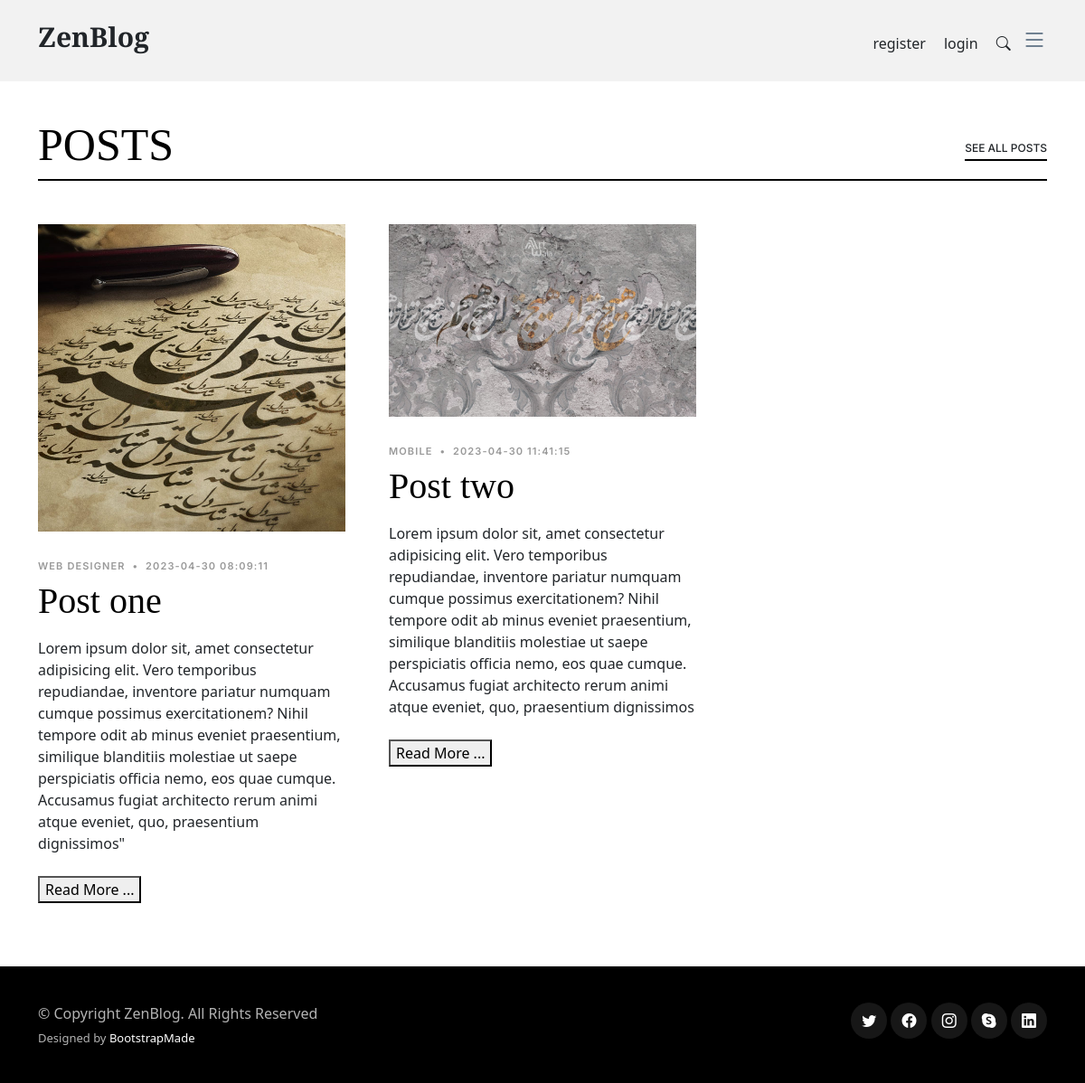
The page / on the database its author committed.
### tables this page shows
CREATE TABLE `posts` (
  `id` int NOT NULL,
  `title` varchar(255) NOT NULL,
  `category_id` int NOT NULL,
  `image` varchar(255) NOT NULL,
  `status` tinyint NOT NULL DEFAULT '1',
  `body` text NOT NULL,
  `created_at` datetime NOT NULL,
  `updated_at` datetime DEFAULT NULL
);

CREATE TABLE `categories` (
  `id` int NOT NULL,
  `name` varchar(255) NOT NULL,
  `parent_id` int DEFAULT NULL,
  `created_at` datetime NOT NULL,
  `updated_at` datetime DEFAULT NULL
);

### functions/helpers.php (called while the page is built, shortened)
<?php
function asset($file)
{
    return trim(BASE_URL,'/ '). '/'. trim($file, '/ ');
}
function url($url)
{
    return trim(BASE_URL,'/ '). '/'. trim($url, '/ ');
}

### index.php (the view, shortened to what this page needs)
<?php
require_once 'functions/helpers.php';
global $pdo;
?>
<!DOCTYPE html>
<html lang="en">
<?php require_once 'layout/head.php'?>
<body>
<?php require_once 'layout/header.php'?>
  <main id="main">
    <section class="category-section">
      <div class="container" data-aos="fade-up">
        <div class="section-header d-flex justify-content-between align-items-center mb-5">
          <h2>POSTS</h2>
          <div><a href="category.html" class="more">See All Posts</a></div>
        </div>
        <div class="row g-5">
        <?php
            $query="SELECT posts.*, categories.name as category_name FROM `posts` LEFT JOIN `categories` ON posts.category_id=categories.id WHERE posts.status=1;";
            $statement= $pdo->prepare($query);
            $statement->execute();
            $posts=$statement->fetchAll();
            foreach($posts as $post){?>
          <div class="col-lg-4">
            <div class="post-entry-1 lg">
              <a href="single-post.html"><img src="<?= asset($post->image)?>" alt="" class="img-fluid"></a>
              <div class="post-meta"><span class="date"><?=$post->category_name?></span> <span class="mx-1">&bullet;</span> <span><?= $post->created_at?></span></div>
              <h2><a href="single-post.html"><?=$post->title?></a></h2>
              <p class="mb-4 d-block"><?=$post->body?></p>
              <div ><a href="<?= url('post.php?post_id='.$post->id)?>"><button type="submit">Read More ...</button></a></div>
            </div>
          </div>
          <?php }?>
        </div>
      </div>
    </section>
  </main>
<?php require_once 'layout/footer.php'?>
</body>
</html>

### layout/head.php (shortened to what this page needs)
<head>
  <link href="<?= asset('assets/vendor/bootstrap/css/bootstrap.min.css')?>" rel="stylesheet">
  <link href="<?= asset('assets/vendor/bootstrap-icons/bootstrap-icons.css')?>" rel="stylesheet">
  <link href="<?= asset('assets/vendor/swiper/swiper-bundle.min.css')?>" rel="stylesheet">
  <link href="<?= asset('assets/vendor/glightbox/css/glightbox.min.css')?>" rel="stylesheet">
  <link href="<?= asset('assets/vendor/aos/aos.css')?>" rel="stylesheet">
  <link href="<?= asset('assets/css/variables.css')?>" rel="stylesheet">
  <link href="<?= asset('assets/css/main.css')?>" rel="stylesheet">
</head>

### layout/header.php (shortened to what this page needs)
<header id="header" class="header d-flex align-items-center fixed-top">
  <div class="container-fluid container-xl d-flex align-items-center justify-content-between">
    <a href="index.html" class="logo d-flex align-items-center">
      <h1>ZenBlog</h1>
    </a>
    <div class="position-relative">
      <?php
      if(isset($_SESSION['is_login'])){
        $query= "SELECT * FROM `users` WHERE id=?;";
        $statement = $pdo->prepare($query);
        $statement->execute([$_SESSION['user_id']]);
        $user = $statement->fetch();
      ?>
      <a href="<?= url('auth/admin/dashboard.php')?>" class="mx-2"><?= $user->first_name?></a>
        <a href="<?= url('auth/logout.php')?>" class="mx-2">logout</a>
      <?php }else{?>
        <a href="<?= url('auth/register.php')?>" class="mx-2">register</a>
        <a href="<?= url('auth/login.php')?>" class="mx-2">login</a>
      <?php }?>
      <a href="#" class="mx-2 js-search-open"><span class="bi-search"></span></a>
      <i class="bi bi-list mobile-nav-toggle"></i>
    </div>
  </div>
</header>

### layout/footer.php
<footer id="footer" class="footer">
  <div class="footer-legal">
    <div class="container">
      <div class="row justify-content-between">
        <div class="col-md-6 text-center text-md-start mb-3 mb-md-0">
          <div class="copyright">
            © Copyright <strong><span>ZenBlog</span></strong>. All Rights Reserved
          </div>
          <div class="credits">
            Designed by <a href="https://bootstrapmade.com/">BootstrapMade</a>
          </div>
        </div>
        <div class="col-md-6">
          <div class="social-links mb-3 mb-lg-0 text-center text-md-end">
            <a href="#" class="twitter"><i class="bi bi-twitter"></i></a>
            <a href="#" class="facebook"><i class="bi bi-facebook"></i></a>
            <a href="#" class="instagram"><i class="bi bi-instagram"></i></a>
            <a href="#" class="google-plus"><i class="bi bi-skype"></i></a>
            <a href="#" class="linkedin"><i class="bi bi-linkedin"></i></a>
          </div>
        </div>
      </div>
    </div>
  </div>
</footer>

### assets/css/variables.css (style rules this page uses)
:root { --font-default: 'EB Garamond', system-ui, -apple-system, "Segoe UI", Roboto, "Helvetica Neue", Arial, "Noto Sans", "Liberation Sans", sans-serif, "Apple Color Emoji", "Segoe UI Emoji", "Segoe UI Symbol", "Noto Color Emoji"; --font-primary: 'EB Garamond', serif; --font-secondary: 'Inter', sans-serif; --color-default: #212529; --color-default-rgb: 33, 37, 41; --color-links: #212529; --color-links-hover: #15171a; --color-primary: #212529; --color-primary-light: #26282c; --color-primary-dark: #0b0c0e; --color-primary-rgb: 33, 37, 41; --color-primary-light-rgb: 38, 40, 44; --color-primary-dark-rgb: 11, 12, 14; --color-secondary: #596d80; --color-secondary-light: #8498aa; --color-secondary-dark: #404f5c; --color-secondary-rgb: 89, 109, 128; --color-secondary-light-rgb: 132, 152, 170; --color-secondary-dark-rgb: 64, 79, 92; --color-blue: #0d6efd; --color-blue-rgb: 13, 110, 253; --color-indigo: #6610f2; --color-indigo-rgb: 102, 16, 242; --color-purple: #6f42c1; --color-purple-rgb: 111, 66, 193; --color-pink: #f3268c; --color-pink-rgb: 243, 38, 140; --color-red: #df1529; --color-red-rgb: 223, 21, 4; --color-orange: #fd7e14; --color-orange-rgb: 253, 126, 20; --color-yellow: #ffc107; --color-yellow-rgb: 255, 193, 7; --color-green: #059652; --color-green-rgb: 5, 150, 82; --color-teal: #20c997; --color-teal-rgb: 32, 201, 151; --color-cyan: #0dcaf0; --color-cyan-rgb: 13, 202, 240; --color-white: #ffffff; --color-white-rgb: 255, 255, 255; --color-gray: #6c757d; --color-gray-rgb: 108, 117, 125; --color-black: #000000; --color-black-rgb: 0, 0, 0; }
:root { --bs-blue: var(--color-blue); --bs-indigo: var(--color-indigo); --bs-purple: var(--color-purple); --bs-pink: var(--color-pink); --bs-red: var(--color-red); --bs-orange: var(--color-orange); --bs-yellow: var(--color-yellow); --bs-green: var(--color-green); --bs-teal: var(--color-teal); --bs-cyan: var(--color-cyan); --bs-white: var(--color-white); --bs-gray: var(--color-gray); --bs-gray-dark: #343a40; --bs-gray-100: #f8f9fa; --bs-gray-200: #e9ecef; --bs-gray-300: #dee2e6; --bs-gray-400: #ced4da; --bs-gray-500: #adb5bd; --bs-gray-600: #6c757d; --bs-gray-700: #495057; --bs-gray-800: #343a40; --bs-gray-900: #212529; --bs-primary: var(--color-blue); --bs-secondary: var(--color-blue); --bs-success: #198754; --bs-info: #0dcaf0; --bs-warning: #ffc107; --bs-danger: #dc3545; --bs-light: #f8f9fa; --bs-dark: #212529; --bs-primary-rgb: var(--color-primary-rgb); --bs-secondary-rgb: var(--color-secondary-rgb); --bs-success-rgb: 25, 135, 84; --bs-info-rgb: 13, 202, 240; --bs-warning-rgb: 255, 193, 7; --bs-danger-rgb: 220, 53, 69; --bs-light-rgb: 248, 249, 250; --bs-dark-rgb: 33, 37, 41; --bs-white-rgb: var(--color-white-rgb); --bs-black-rgb: var(--color-black-rgb); --bs-body-color-rgb: var(--color-default-rgb); --bs-body-bg-rgb: 255, 255, 255; --bs-font-sans-serif: var(--font-default); --bs-font-monospace: SFMono-Regular, Menlo, Monaco, Consolas, "Liberation Mono", "Courier New", monospace; --bs-gradient: linear-gradient(180deg, rgba(255, 255, 255, 0.15), rgba(255, 255, 255, 0)); --bs-body-font-family: var(--font-default); --bs-body-font-size: 1rem; --bs-body-font-weight: 400; --bs-body-line-height: 1.5; --bs-body-color: var(--color-default); --bs-body-bg: #fff; }

### rows shown on the page
posts: image (picture), category.name "WEB DESIGNER", created_at "2023-04-30 08:09:11", title "Post one", body "Lorem ipsum dolor sit, amet consectetur adipisicing elit. Vero temporibus repudiandae, inventore pariatur numquam cumque possimus exercitationem? Nihil tempore odit ab minus eveniet praesentium, similique blanditiis molestiae ut saepe perspiciatis officia nemo, eos quae cumque. Accusamus fugiat architecto rerum animi atque eveniet, quo, praesentium dignissimos\""
posts: image (picture), category.name "MOBILE", created_at "2023-04-30 11:41:15", title "Post two", body "Lorem ipsum dolor sit, amet consectetur adipisicing elit. Vero temporibus repudiandae, inventore pariatur numquam cumque possimus exercitationem? Nihil tempore odit ab minus eveniet praesentium, similique blanditiis molestiae ut saepe perspiciatis officia nemo, eos quae cumque. Accusamus fugiat architecto rerum animi atque eveniet, quo, praesentium dignissimos"
